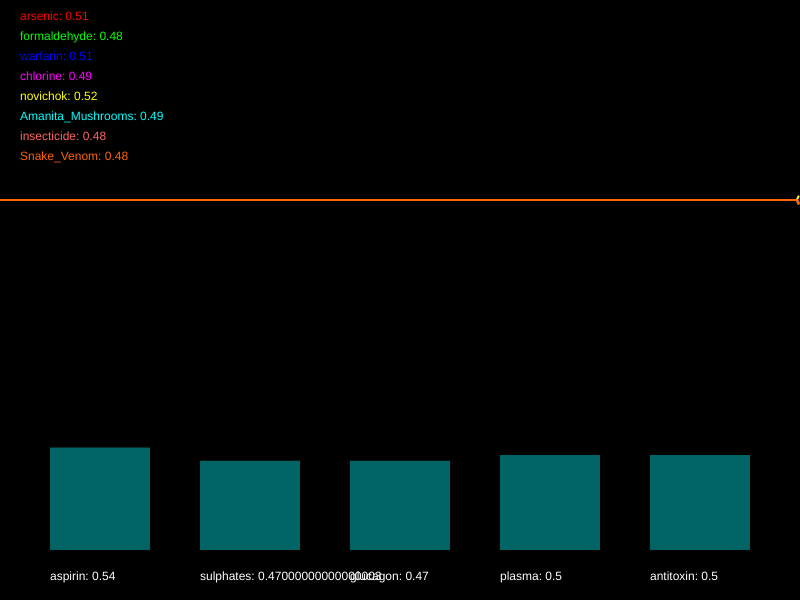
Frame 1 (no input)
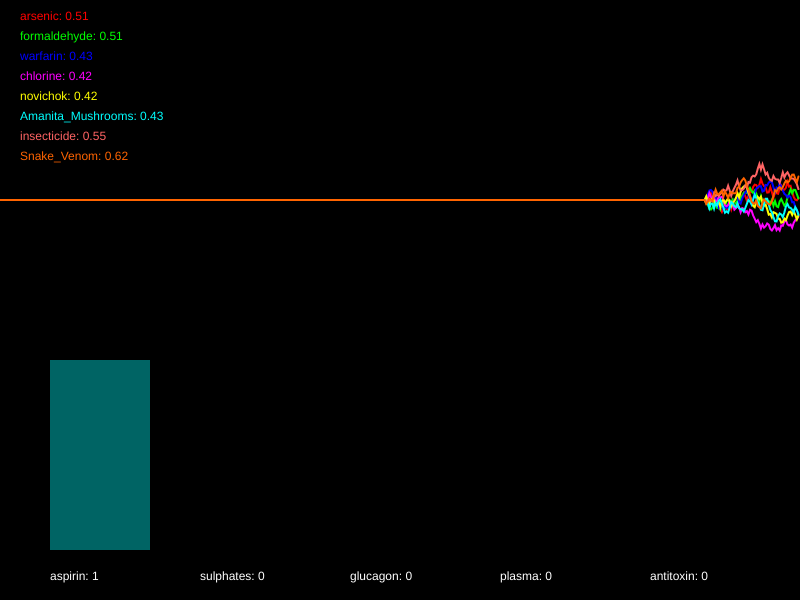
Frame 60 (no input)
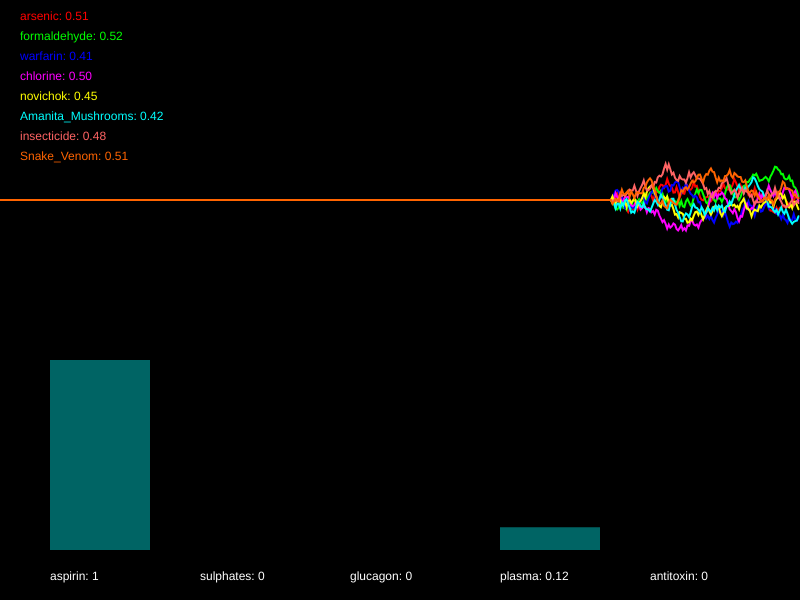
Frame 120 (the mouse pressed at the canvas centre since frame 60)

The p5.js sketch that drew these frames (run headless with seeded random() and noise() and a simulated clock; from frame 60 on, the mouse is pressed at the canvas centre):

// p5.js sketch
// ── sketch.js
/*

Officer: 1661810
CaseNum: 401-3-36597833-1661810

Case 401 - The Case of Norbert's Weiner Stand
Stage 4 - Mortal Cupcake

It seems that Norbert is getting desperate now. In what appears to be his final
stand he has set up his own cupcake shop. The laced cupcakes look delicious but
they are extremely dangerous. Just a brief whiff of one can induce a series of
deadly symptoms. This is Norbert’s most complex poison to date, so you’ll have
to work hard to produce a viable antidote.

You must develop the antidote by using conditional statements in the draw loop to
do the following.

	- When Amanita_Mushrooms dips below 0.36, warfarin dips below 0.34, insecticide dips below 0.29, and also novichok dips below 0.36, decrement aspirin by 0.03
	- If Snake_Venom dips below 0.57, whilst at the same time, formaldehyde dips below 0.74 or arsenic goes above 0.35, increment aspirin by 0.04
	- If Amanita_Mushrooms goes above 0.34 and warfarin dips below 0.67, whilst at the same time, novichok dips below 0.62 or formaldehyde goes above 0.59, decrement sulphates by 0.05
	- If chlorine dips below 0.43 or Snake_Venom goes above 0.47, or on the other hand, arsenic dips below 0.7 and insecticide dips below 0.53, try increasing sulphates by 0.02
	- When either Snake_Venom dips below 0.38, warfarin dips below 0.74, or perhaps chlorine goes above 0.28, try decreasing glucagon by 0.03
	- If either Amanita_Mushrooms goes above 0.54, insecticide goes above 0.62, or perhaps novichok goes above 0.67, increase glucagon by 0.01
	- If insecticide dips below 0.45, whilst at the same time, Snake_Venom dips below 0.47 or chlorine dips below 0.41, decrease plasma by 0.02
	- When novichok goes above 0.59 or formaldehyde dips below 0.67, whilst at the same time, warfarin goes above 0.65 or Amanita_Mushrooms goes above 0.59, try increasing plasma by 0.04
	- If Amanita_Mushrooms dips below 0.5 and insecticide goes above 0.25, or on the other hand, arsenic dips below 0.44 and warfarin goes above 0.53, try decreasing antitoxin by 0.01
	- If novichok goes above 0.65 and Snake_Venom dips below 0.31, or on the other hand, chlorine dips below 0.46 and formaldehyde dips below 0.35, raise antitoxin by 0.01


Your conditional statements should:

consider the following poisons:

	- arsenic
	- formaldehyde
	- warfarin
	- chlorine
	- novichok
	- Amanita_Mushrooms
	- insecticide
	- Snake_Venom


and modify the following antidotes:

	- aspirin
	- sulphates
	- glucagon
	- plasma
	- antitoxin


- There are many ways to complete this task but you should only use the
following commands:

	if(){}
	+=
	-=

*/

//Declare the poison variables
var arsenic;
var formaldehyde;
var warfarin;
var chlorine;
var novichok;
var Amanita_Mushrooms;
var insecticide;
var Snake_Venom;


//Declare the antidote variables
var aspirin;
var sulphates;
var glucagon;
var plasma;
var antitoxin;


//This variable is used for drawing the graph
var graphs;


function setup()
{

	createCanvas(800,600);
	strokeWeight(2);

	//initialise the poisons and antidotes
	arsenic = 0.5;
	formaldehyde = 0.5;
	warfarin = 0.5;
	chlorine = 0.5;
	novichok = 0.5;
	Amanita_Mushrooms = 0.5;
	insecticide = 0.5;
	Snake_Venom = 0.5;
	aspirin = 0.5;
	sulphates = 0.5;
	glucagon = 0.5;
	plasma = 0.5;
	antitoxin = 0.5;


	//fills the graph with empty values
	graphs = [];

	for(var i = 0; i < 8; i++)
	{
		graphs.push([]);
		for(var j = 0; j < 512; j++)
		{
			graphs[i].push(0.5);
		}
	}

}

function draw()
{

	//Develop the antidote below
	//Write conditional statements to change the amount of each substance ...
//  - When Amanita_Mushrooms dips below 0.36, warfarin dips below 0.34, insecticide dips below 0.29, and also novichok dips below 0.36, decrement aspirin by 0.03
    if(Amanita_Mushrooms<0.36 && warfarin<0.34 && insecticide<0.29 && novichok<0.36){
        aspirin -= 0.03;
    }
//	- If Snake_Venom dips below 0.57, whilst at the same time, formaldehyde dips below 0.74 or arsenic goes above 0.35, increment aspirin by 0.04
    if(Snake_Venom<0.57 && (formaldehyde<0.74 || arsenic>0.35)){
        aspirin += 0.04;
    }
//	- If Amanita_Mushrooms goes above 0.34 and warfarin dips below 0.67, whilst at the same time, novichok dips below 0.62 or formaldehyde goes above 0.59, decrement sulphates by 0.05
    if(Amanita_Mushrooms>0.34 && warfarin<0.67 && (novichok<0.62 || formaldehyde>0.59)){
        sulphates -= 0.05;
    }
//	- If chlorine dips below 0.43 or Snake_Venom goes above 0.47, or on the other hand, arsenic dips below 0.7 and insecticide dips below 0.53, try increasing sulphates by 0.02
    if(chlorine<0.43 || Snake_Venom>0.47 || (arsenic<0.7 && insecticide<0.53)){
        sulphates += 0.02;
    }
//	- When either Snake_Venom dips below 0.38, warfarin dips below 0.74, or perhaps chlorine goes above 0.28, try decreasing glucagon by 0.03
    if((Snake_Venom<0.38 || warfarin<0.74) || chlorine>0.28){
        glucagon -= 0.03;
    }
//	- If either Amanita_Mushrooms goes above 0.54, insecticide goes above 0.62, or perhaps novichok goes above 0.67, increase glucagon by 0.01
    if(Amanita_Mushrooms>0.54 || insecticide>0.62 || novichok>0.67){
        glucagon += 0.01;
    }
//	- If insecticide dips below 0.45, whilst at the same time, Snake_Venom dips below 0.47 or chlorine dips below 0.41, decrease plasma by 0.02
    if(insecticide<0.45 && Snake_Venom<0.47 || chlorine<0.41){
        plasma -= 0.02;
    }
//	- When novichok goes above 0.59 or formaldehyde dips below 0.67, whilst at the same time, warfarin goes above 0.65 or Amanita_Mushrooms goes above 0.59, try increasing plasma by 0.04
    if((novichok>0.59 || formaldehyde<0.67) && (warfarin>0.65 || Amanita_Mushrooms>0.59)){
        plasma += 0.04;
    }
//	- If Amanita_Mushrooms dips below 0.5 and insecticide goes above 0.25, or on the other hand, arsenic dips below 0.44 and warfarin goes above 0.53, try decreasing antitoxin by 0.01
    if((Amanita_Mushrooms<0.5 && insecticide>0.25) || (arsenic<0.44 && warfarin>0.53)){
        antitoxin -= 0.01;
    }
//	- If novichok goes above 0.65 and Snake_Venom dips below 0.31, or on the other hand, chlorine dips below 0.46 and formaldehyde dips below 0.35, raise antitoxin by 0.01
    if((novichok>0.65 && Snake_Venom<0.31) || (chlorine<0.46 && formaldehyde<0.35)){
        antitoxin += 0.01;
    }



	//////////////////////////////////////////////////////

	//the code below generates new values using random numbers

	/*
		For testing, you might want to temporarily comment out
		these lines and set the same variables to constant values
		instead.
	*/

	arsenic = nextValue(graphs[0],arsenic);
	formaldehyde = nextValue(graphs[1],formaldehyde);
	warfarin = nextValue(graphs[2],warfarin);
	chlorine = nextValue(graphs[3],chlorine);
	novichok = nextValue(graphs[4],novichok);
	Amanita_Mushrooms = nextValue(graphs[5],Amanita_Mushrooms);
	insecticide = nextValue(graphs[6],insecticide);
	Snake_Venom = nextValue(graphs[7],Snake_Venom);


	aspirin = constrain(aspirin, 0, 1);
	sulphates = constrain(sulphates, 0, 1);
	glucagon = constrain(glucagon, 0, 1);
	plasma = constrain(plasma, 0, 1);
	antitoxin = constrain(antitoxin, 0, 1);


	///////// DO NOT CHANGE THE CODE BELOW ///////////

	//drawing code

	// set background
	background(0);
	noFill();

	//draw the graphs for the vitals

	var colors = [
		color(255, 0, 0),
		color(0, 255, 0),
		color(0, 0, 255),
		color(255, 0, 255),
		color(255, 255, 0),
		color(0, 255, 255),
		color(255, 100, 100),
		color(255, 100, 0)
	];

	for(var i = 0; i < graphs.length; i++)
	{
		stroke(colors[i]);
		drawGraph(graphs[i]);
	}

	//draw the poisons as text
	noStroke();
	fill(colors[0]);
	text('arsenic: ' + nf(arsenic,1,2), 20,20);
	fill(colors[1]);
	text('formaldehyde: ' + nf(formaldehyde,1,2), 20,40);
	fill(colors[2]);
	text('warfarin: ' + nf(warfarin,1,2), 20,60);
	fill(colors[3]);
	text('chlorine: ' + nf(chlorine,1,2), 20,80);
	fill(colors[4]);
	text('novichok: ' + nf(novichok,1,2), 20,100);
	fill(colors[5]);
	text('Amanita_Mushrooms: ' + nf(Amanita_Mushrooms,1,2), 20,120);
	fill(colors[6]);
	text('insecticide: ' + nf(insecticide,1,2), 20,140);
	fill(colors[7]);
	text('Snake_Venom: ' + nf(Snake_Venom,1,2), 20,160);


	//draw the antidotes bar chart
	drawBar(aspirin,50,'aspirin');
	drawBar(sulphates,200,'sulphates');
	drawBar(glucagon,350,'glucagon');
	drawBar(plasma,500,'plasma');
	drawBar(antitoxin,650,'antitoxin');


}

function nextValue(graph, val)
{
	//gets the next value for a vital and puts it in an array for drawing
	var delta = random(-0.03,0.03);

	val += delta;
	if(val > 1 || val < 0)
	{
		delta *= -1;
		val += delta * 2;
	}

	graph.push(val)
	graph.shift();
	return val;
}

function drawGraph(graph)
{
	//draws an array as a graph
	beginShape();
	for(var i = 0; i < graph.length; i++)
	{
			vertex(width * i/512, height * 0.5 - graph[i]* height/3)
	}
	endShape();
}


function drawBar(val, x, name)
{
	//draws the bars for bar chart
    noStroke();
    fill(0,100,100);
	var mh = height * 0.4 - 50;
	rect(x,(height - 50) - val*mh, 100, val*mh);
    fill(255);
	text(name + ": " + val, x, height - 20);
}
